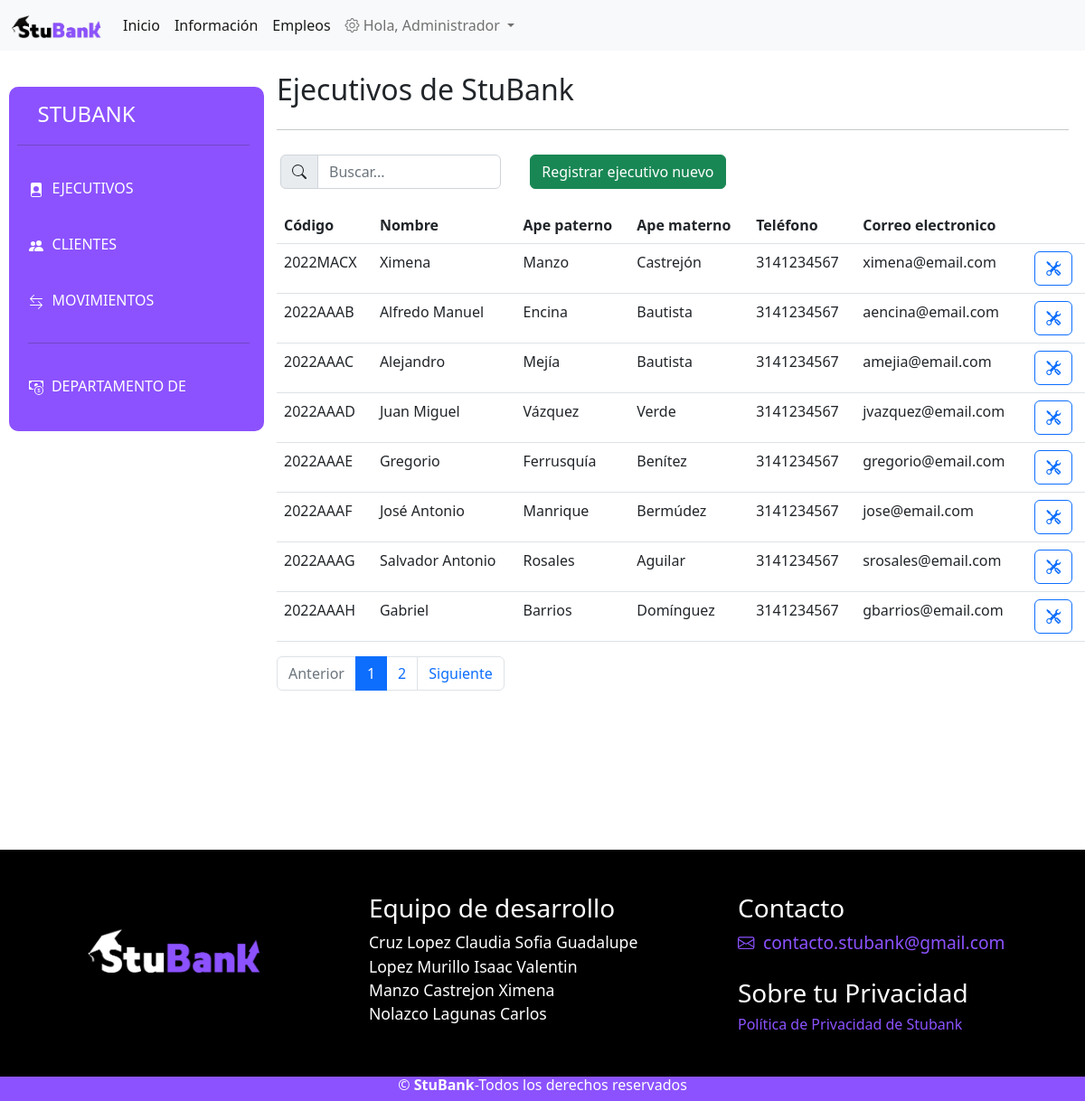
The page /admin/admin_eje.php (signed in) on the database its author committed.
### tables this page shows
CREATE TABLE `trabajadores` (
  `id_user` int(11) NOT NULL,
  `nCuenta` varchar(9) NOT NULL,
  `nombre` varchar(50) NOT NULL,
  `apellidoP` varchar(50) NOT NULL,
  `apellidoM` varchar(50) DEFAULT NULL,
  `foto` varchar(9) DEFAULT NULL,
  `telefono` varchar(10) NOT NULL,
  `fecNac` date NOT NULL,
  `email` varchar(50) NOT NULL,
  `curp` varchar(18) NOT NULL,
  `password` varchar(150) DEFAULT NULL,
  `rol` int(11) NOT NULL DEFAULT 2,
  `fecInscrip` date DEFAULT NULL,
  `estatus` int(11) NOT NULL DEFAULT 1
);

### admin/admin_eje.php (the view, shortened to what this page needs)
<?php
    include('../view/conexion.php');
    $obtencion = "SELECT * FROM trabajadores WHERE rol = '2' AND estatus = '1'";
    $TrabajadoresXpagina = 8;
    if ($stmt = $mysqli->prepare($obtencion)) {
        $stmt->execute();
        $stmt->store_result();
        $totalDatos = $stmt->num_rows;
    }
    $paginas = $totalDatos/$TrabajadoresXpagina;
    $paginas = ceil($paginas);
    if (empty($_GET['pagina'])){
        $pagina = 1;
    }
    else{
        $pagina = $_GET['pagina'];
    }
    $CalculoIncio = ($pagina-1)*$TrabajadoresXpagina;
    $inicio = (string)$CalculoIncio;
    $sql = "SELECT * FROM trabajadores WHERE rol='2' AND estatus='1' LIMIT $inicio,$TrabajadoresXpagina";
    $obtencionD = mysqli_query($mysqli,$sql);
    $resultado_Datos=$obtencionD->fetch_all(MYSQLI_ASSOC);
?>
<!DOCTYPE html>
<html lang="es">
<head>
    <link rel="stylesheet" href="../src/css/menu.css">
<link rel="stylesheet" href="../src/css/estilos.css">
    <link rel="stylesheet" href="../src/css/ficha.css">
    <link href="https://cdn.jsdelivr.net/npm/bootstrap@5.2.0/dist/css/bootstrap.min.css" rel="stylesheet">
    <link rel="stylesheet" href="https://cdn.jsdelivr.net/npm/bootstrap-icons@1.9.1/font/bootstrap-icons.css">
</head>
<header>
    <?php include('../view/navbar.php'); ?>
</header>
<body>
    <div class="row">
        <?php include('menu.php');?>
        <div class="col-md-9">
            <h2>Ejecutivos de StuBank</h2><hr style="position: absolute; width:73%;">
            <div class="row mt-5" style="width: 100%;">
                <div class="input-group m-1" style="width: 30%;">
                    <span class="input-group-text" id="basic-addon1">
                    </span>
                    <input type="text" id="myInput" onkeyup="myFunction()" placeholder="Buscar..." class="form-control" style="width: 30%;">
                </div>
                <div class="m-1" style="width: 60%; margin-right: 5em;">
                    <a href="register.php" class="btn btn-success">Registrar ejecutivo nuevo</a><br>
                </div>
            </div>
            <table class="table mt-3" id="myTable">
                <thead>
                    <th scope="col">Código</th>
                    <th scope="col">Nombre</th>
                    <th scope="col">Ape paterno</th>
                    <th scope="col">Ape materno</th>
                    <th scope="col">Teléfono</th>
                    <th scope="col">Correo electronico</th>
                    <th scope="col"></th>
                </thead>
                <tbody id="myTbody">
                    <?php foreach($resultado_Datos as $ejecutivo): ?>
                        <tr>
                            <td><?=$ejecutivo['nCuenta'] ?></td>
                            <td><?=$ejecutivo['nombre'] ?></td>
                            <td><?=$ejecutivo['apellidoP'] ?></td>
                            <td><?=$ejecutivo['apellidoM'] ?></td>
                            <td><?=$ejecutivo['telefono'] ?></td>
                            <td><?=$ejecutivo['email'] ?></td>
                            <td>
                                <a href="opcEje.php?id=<?=$ejecutivo['nCuenta'];?>" class="btn btn-outline-primary"><i class="bi bi-tools"></i></a>
                            </td>
                        </tr>
                    <?php endforeach ?>
                </tbody>
            </table>
            <nav aria-label="movimientoP">
                <ul class="pagination">
                    <li class="page-item
                        <?php echo $pagina<=1 ? 'disabled': '' ?>">
                        <a class="page-link"href="admin_eje.php?pagina=<?php echo $pagina-1?>">Anterior</a>
                    </li>
                    <?php for($i=0;$i<$paginas;$i++):?>
                        <li class="page-item
                            <?php echo $pagina==$i+1 ? 'active': '' ?>">
                            <a class="page-link" href="admin_eje.php?pagina=<?php echo ($i+1)?>"><?php echo ($i+1)?></a>
                        </li>
                    <?php endfor?>
                    <li class="page-item
                        <?php echo $pagina>=$paginas? 'disabled': '' ?>">
                        <a class="page-link" href="admin_eje.php?pagina=<?php echo $pagina+1?>">Siguiente</a>
                    </li>
                </ul>
            </nav>
        </div>
    </div>
</body>
<footer style="margin-top:10rem;">
    <?php include('../view/footer.php'); ?>
</footer>
</html>

### src/css/estilos.css (style rules this page uses)
body { font-family: 'Montserrat', sans-serif; }

### rows shown on the page
trabajadores: nCuenta "2022MACX", nombre "Ximena", apellidoP "Manzo", apellidoM "Castrejón", telefono "3141234567", email "ximena@email.com"
trabajadores: nCuenta "2022AAAB", nombre "Alfredo Manuel", apellidoP "Encina", apellidoM "Bautista", telefono "3141234567", email "aencina@email.com"
trabajadores: nCuenta "2022AAAC", nombre "Alejandro", apellidoP "Mejía", apellidoM "Bautista", telefono "3141234567", email "amejia@email.com"
trabajadores: nCuenta "2022AAAD", nombre "Juan Miguel", apellidoP "Vázquez", apellidoM "Verde", telefono "3141234567", email "jvazquez@email.com"
trabajadores: nCuenta "2022AAAE", nombre "Gregorio", apellidoP "Ferrusquía", apellidoM "Benítez", telefono "3141234567", email "gregorio@email.com"
trabajadores: nCuenta "2022AAAF", nombre "José Antonio", apellidoP "Manrique", apellidoM "Bermúdez", telefono "3141234567", email "jose@email.com"
trabajadores: nCuenta "2022AAAG", nombre "Salvador Antonio", apellidoP "Rosales", apellidoM "Aguilar", telefono "3141234567", email "srosales@email.com"
trabajadores: nCuenta "2022AAAH", nombre "Gabriel", apellidoP "Barrios", apellidoM "Domínguez", telefono "3141234567", email "gbarrios@email.com"

### other values the page prints
$nombre "Administrador"
